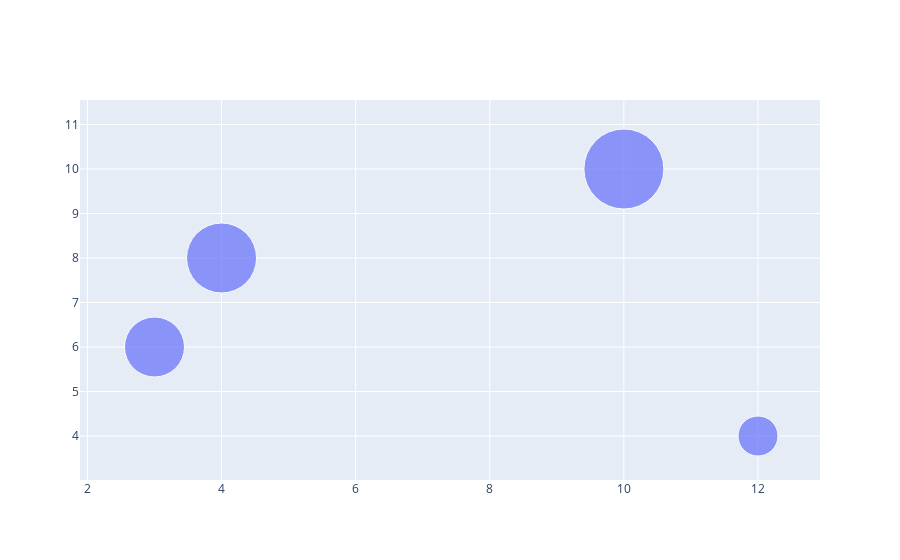

The notebook cell saved with this chart:
### Code cell
fig =go.Figure(go.Scatter(x=x, y=y, mode = "markers" , marker_size = [40 , 60 , 70 , 80], 
                         text = ["Product A" , "Product B" , "Product C", "Product D"]))
fig.show()

### Figure 1 — Plotly figure (JSON) as saved in the notebook; plotly's stock layout.template omitted (floating-point values rounded to 4 significant figures)
{"data": [{"marker": {"size": [40, 60, 70, 80]}, "mode": "markers", "text": ["Product A", "Product B", "Product C", "Product D"], "type": "scatter", "x": [12, 3, 4, 10], "y": [4, 6, 8, 10]}], "layout": {"autosize": true, "xaxis": {"autorange": true, "range": [2.032, 12.83], "type": "linear"}, "yaxis": {"autorange": true, "range": [1.655, 14.07], "type": "linear"}}}
